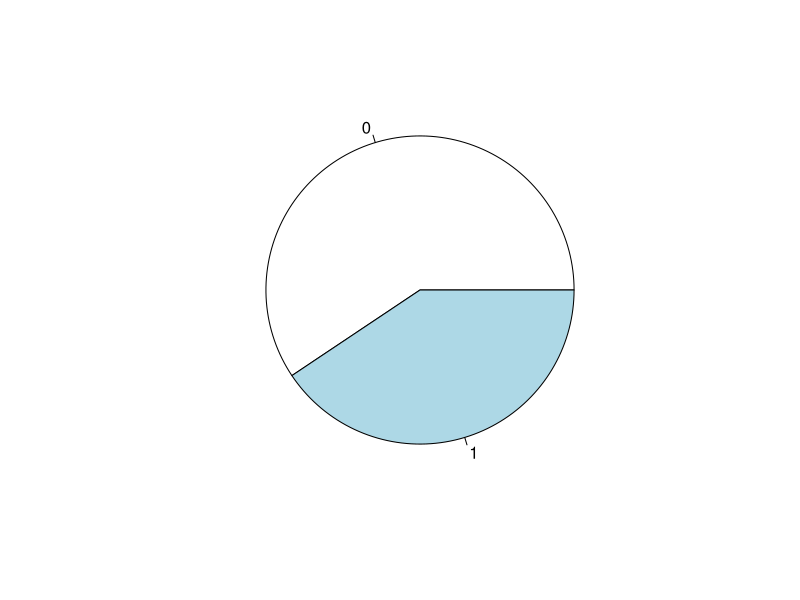
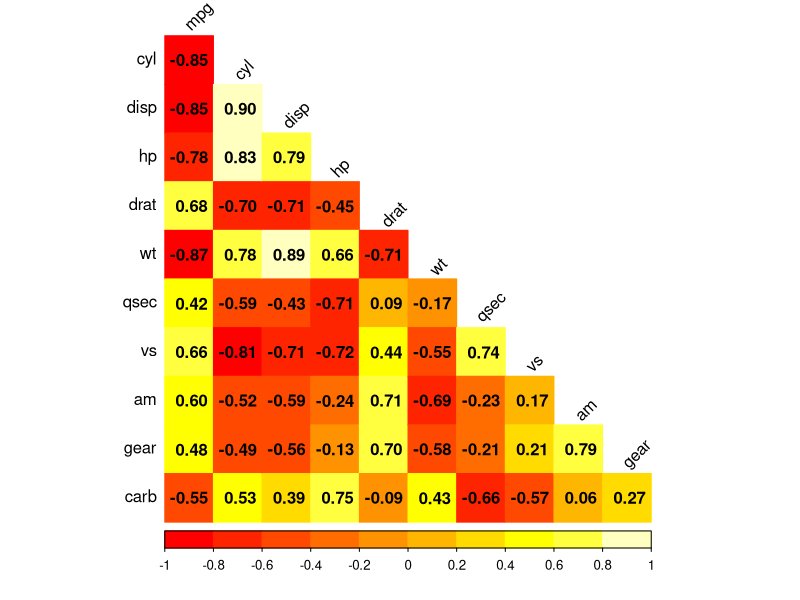
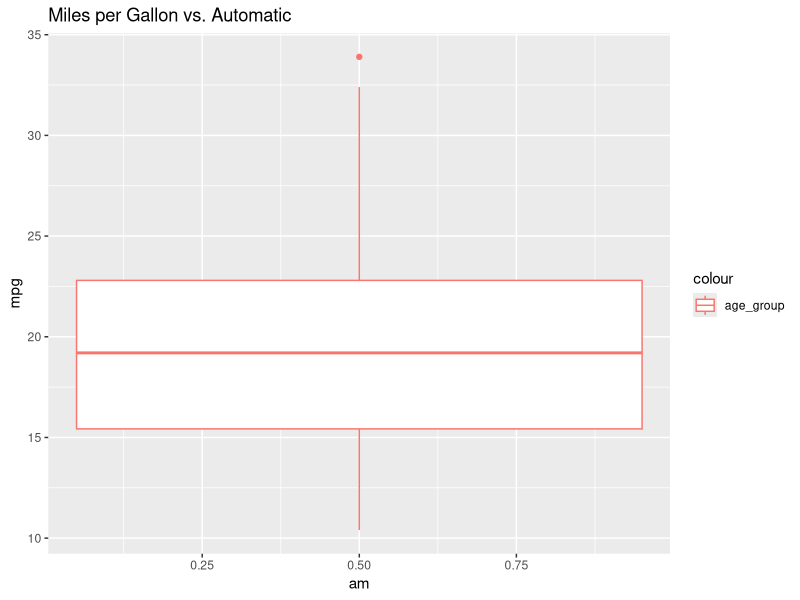

Generate these figures, in order, with R:
## ---- chunk 1
#load datasets
library(datasets)

#load mtcars
data("mtcars")

#view first 5 lines
head(mtcars)

## ---- chunk 2

#create table of the automatic column
counts <- table(mtcars$am)

#view pie chart
pie(counts)
## ---- chunk 3
library(ggplot2)
library(corrplot)
corrplot(cor(mtcars),
          type="lower", 
          method="color", 
         addCoef.col="black", 
         diag=FALSE, 
         tl.col="black",
         tl.srt=45, 
         col=heat.colors(10))
## ---- chunk 4
#load the packages
library(ggplot2)
library(gridExtra)
library(tidyverse)

#create the boxplot
ggplot(mtcars, aes(x=am, y=mpg, color="age_group"))+
geom_boxplot() +
ggtitle("Miles per Gallon vs. Automatic")

